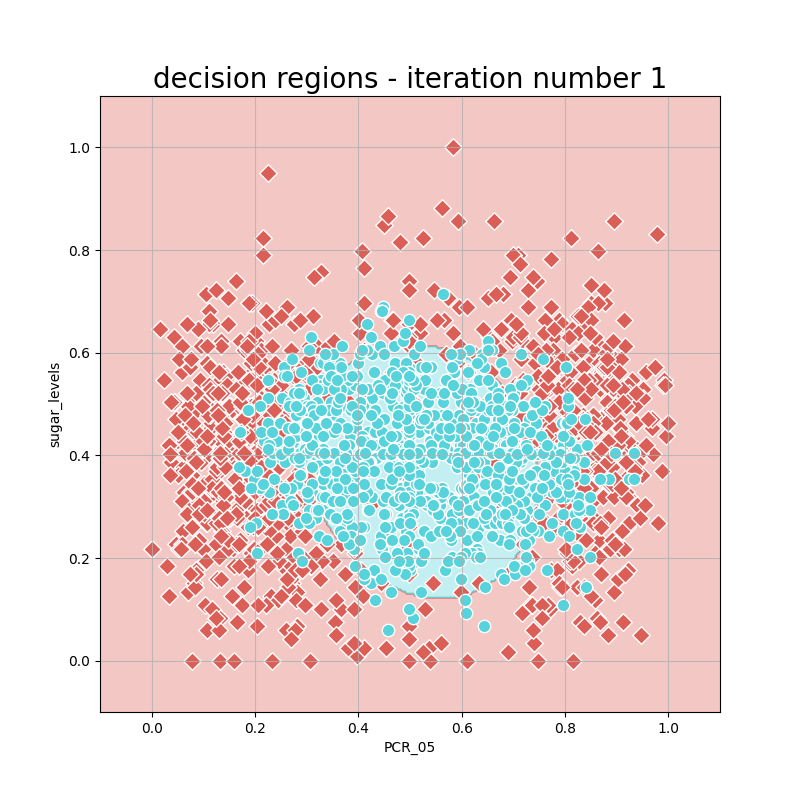
#> input picture Classifiers/part_3/plots/pol_bounds_1.png, 800 x 800 px; the run also reads 1 picture not shown here
$ python combine.py
#> lines starting #> are read from the running program, lines starting #| are printed output that depends on the picture
# code for displaying multiple images in one figure

#import libraries
import cv2
from matplotlib import pyplot as plt

# create figure
fig = plt.figure(figsize=(10, 7))

# setting values to rows and column variables
rows = 2
columns = 3

# reading images
Image1 = cv2.imread('pol_bounds_1.png')
#> Image1 is the input picture: shape (800, 800, 3); mean B, G, R 215.6, 216.8, 233.3
Image2 = cv2.imread('pol_bounds_2.png')
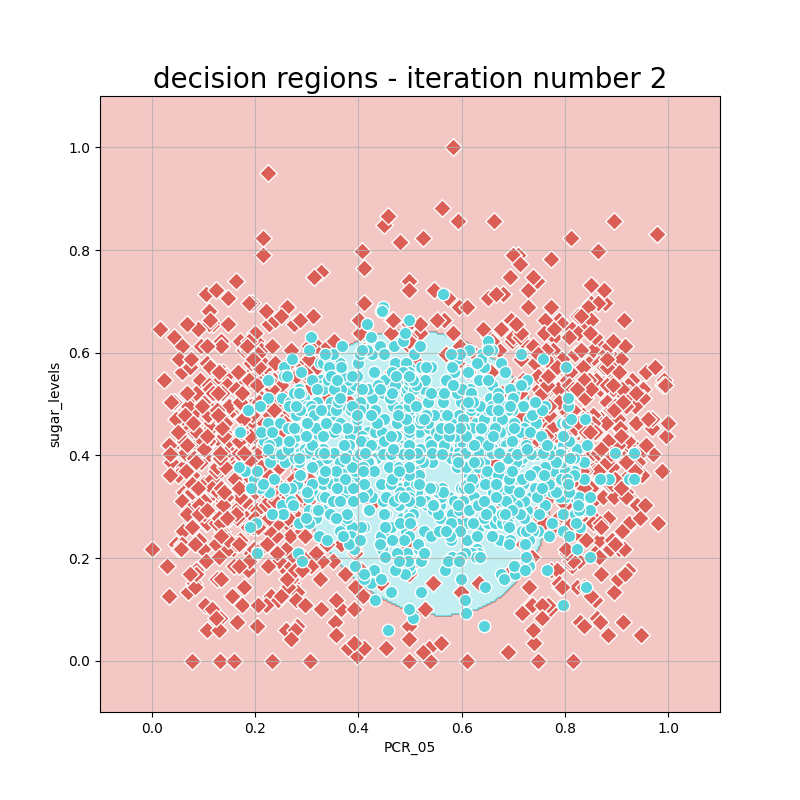
#> input picture Classifiers/part_3/plots/pol_bounds_2.png, 800 x 800 px
#> Image2 is the input picture: shape (800, 800, 3); mean B, G, R 215.8, 216.9, 233.1
Image3 = cv2.imread('pol_bounds_3.png')
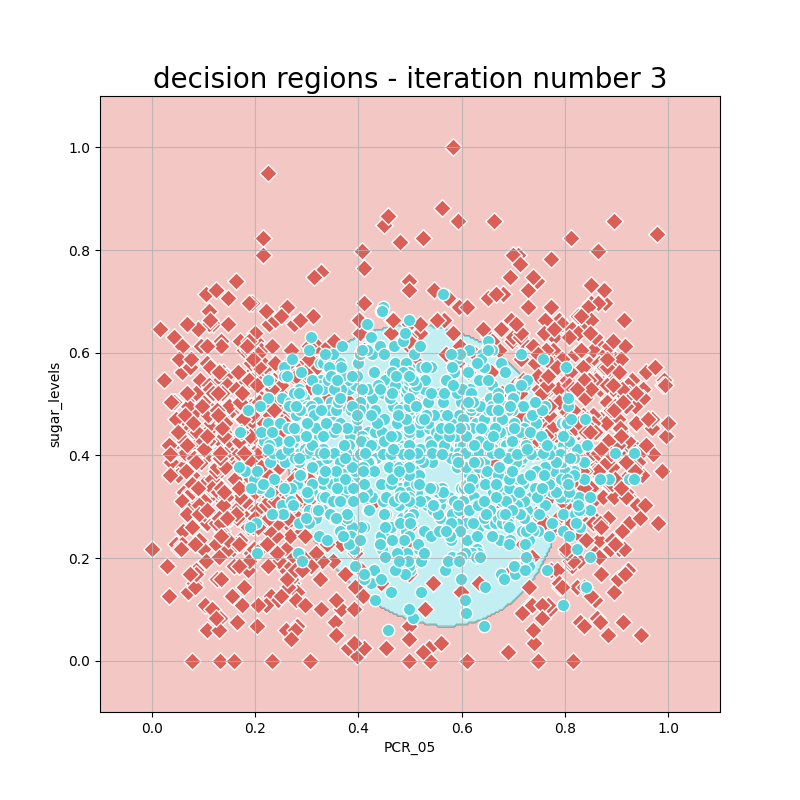
#> input picture Classifiers/part_3/plots/pol_bounds_3.png, 800 x 800 px
#> Image3 is the input picture: shape (800, 800, 3); mean B, G, R 215.9, 217, 232.9
Image4 = cv2.imread('pol_bounds_4.png')
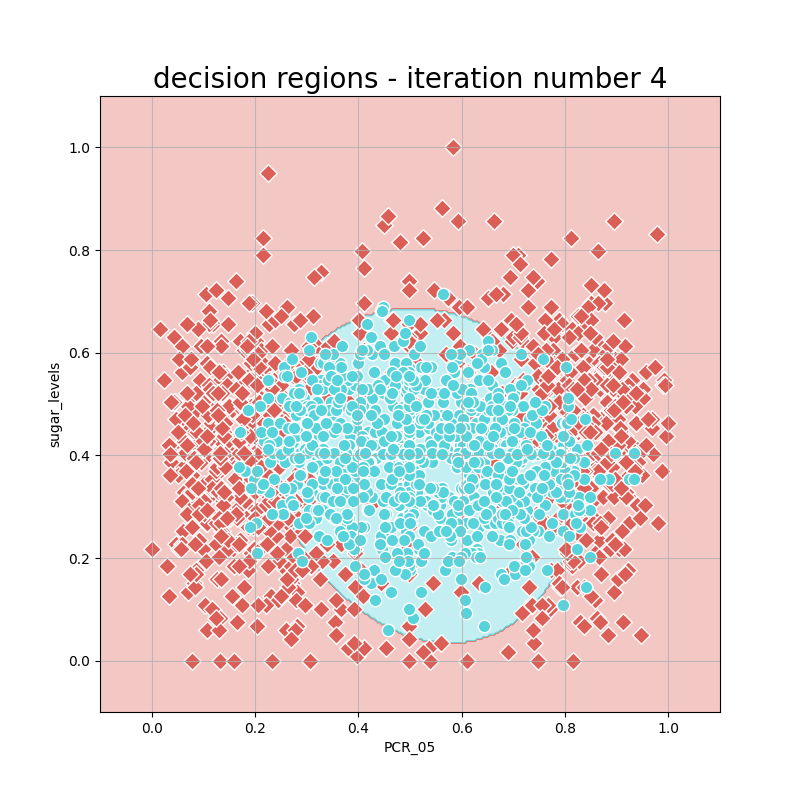
#> input picture Classifiers/part_3/plots/pol_bounds_4.png, 800 x 800 px
#> Image4 is the input picture: shape (800, 800, 3); mean B, G, R 216.3, 217.3, 232.6
Image5 = cv2.imread('pol_bounds_5.png')

# Adds a subplot at the 1st position
fig.add_subplot(rows, columns, 1)

# showing image
plt.imshow(Image1)
plt.axis('off')

# Adds a subplot at the 2nd position
fig.add_subplot(rows, columns, 2)

# showing image
plt.imshow(Image2)
plt.axis('off')

# Adds a subplot at the 3rd position
fig.add_subplot(rows, columns, 3)

# showing image
plt.imshow(Image3)
plt.axis('off')

# Adds a subplot at the 4th position
fig.add_subplot(rows, columns, 4)

# showing image
plt.imshow(Image4)
plt.axis('off')

#Adds a subplot at the 4th position
fig.add_subplot(rows, columns, 5)

# showing image
plt.imshow(Image4)
plt.axis('off')

plt.show()
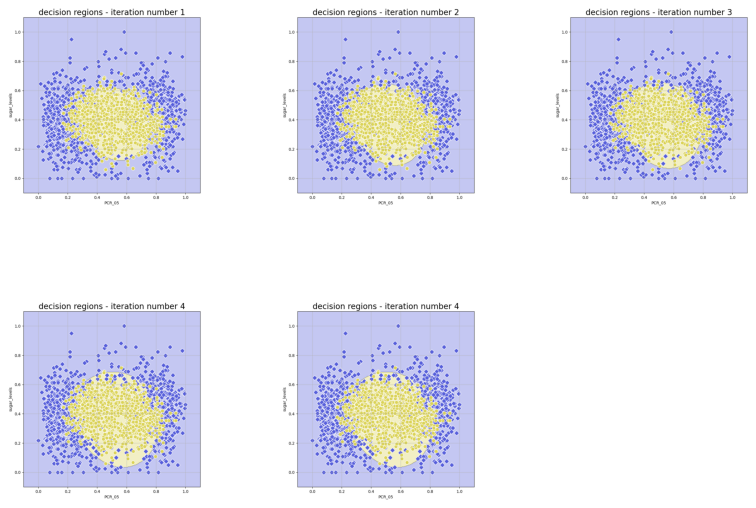
#> figure drawn by matplotlib, 5 panels; B, G, R data is drawn as R, G, B
